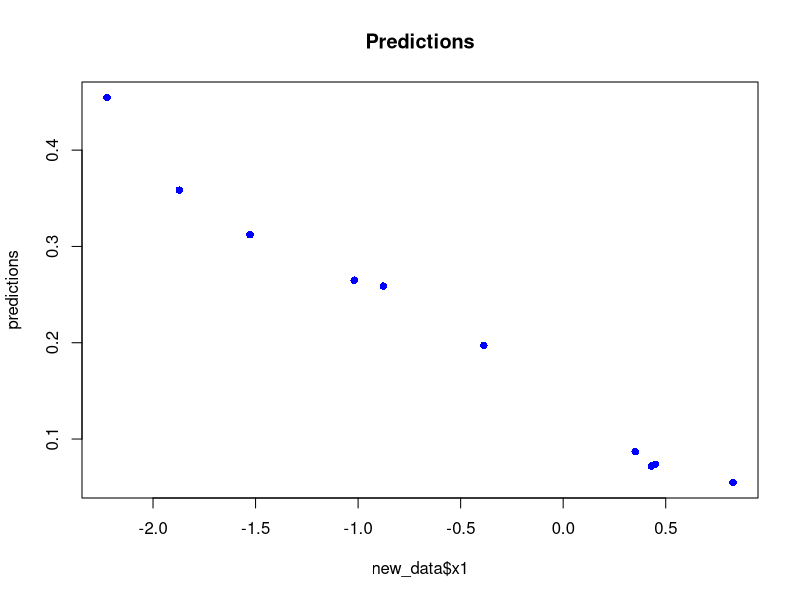
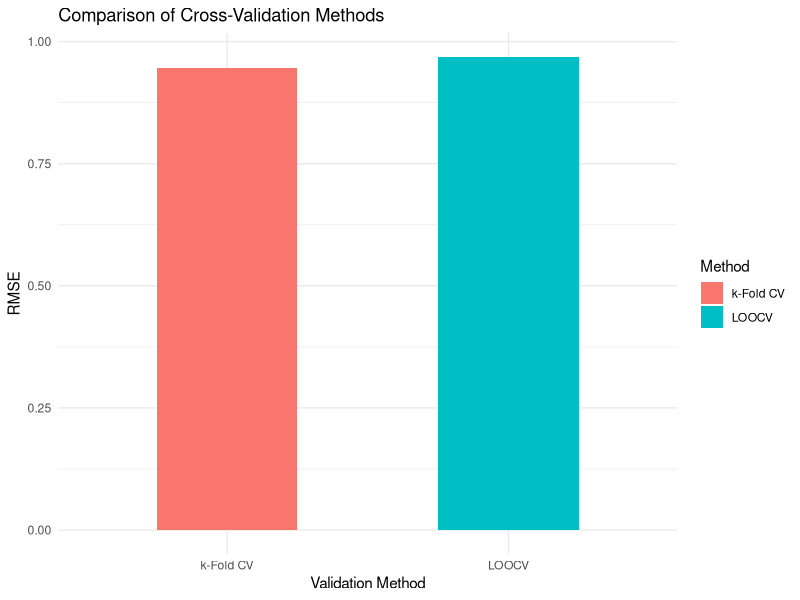

Write the R code that produced these figures, in order. (Note: this script raises an error after producing the figures.)
## ---- chunk 1
# Load necessary libraries
library(caret)

# Simulate some example data
set.seed(123)
n <- 100
df <- data.frame(
  x1 = rnorm(n),
  x2 = rnorm(n),
  y = rnorm(n)
)

# Define train control with k-fold cross-validation
train_control <- trainControl(
  method = "cv",       # Cross-validation
  number = 5           # Number of folds
)

# Train a linear regression model
set.seed(123)
model <- train(
  y ~ x1 + x2,         # Formula
  data = df,           # Dataset
  method = "lm",       # Linear model
  trControl = train_control # Train control settings
)

# View model results
print(model)

## ---- chunk 2
# Simulate new data
new_data <- data.frame(
  x1 = rnorm(10),   # 10 new samples
  x2 = rnorm(10)
)

# Use the trained model to predict
predictions <- predict(model, new_data)

# Print predictions
print(predictions)

## ---- chunk 3
# LOOCV settings
train_control_loocv <- trainControl(
  method = "LOOCV"     # Leave-One-Out Cross-Validation
)

# Train a linear regression model with LOOCV
set.seed(123)
model_loocv <- train(
  y ~ x1 + x2,
  data = df,
  method = "lm",
  trControl = train_control_loocv
)

# View model results
print(model_loocv)

## ---- chunk 4
# Predict using the model trained with LOOCV
predictions_loocv <- predict(model_loocv, new_data)

# Print predictions
print(predictions_loocv)

## ---- chunk 5
# Simulate classification data
set.seed(123)
df_class <- data.frame(
  x1 = rnorm(n),
  x2 = rnorm(n),
  y = factor(sample(c("A", "B"), n, replace = TRUE))
)

library(MLmetrics)
# Define stratified k-fold cross-validation
train_control_stratified <- trainControl(
  method = "cv",
  number = 5,
  classProbs = TRUE,    # Enables probability estimates
  summaryFunction = multiClassSummary # Multi-class metrics
)

# Train a logistic regression model
set.seed(123)
model_class <- train(
  y ~ x1 + x2,
  data = df_class,
  method = "glm",
  family = binomial,
  trControl = train_control_stratified
)

# View model results
print(model_class)

## ---- chunk 6
# Predict probabilities
probabilities <- predict(model_class, new_data, type = "prob")

# Predict classes
predicted_classes <- predict(model_class, new_data, type = "raw")

# Combine results
results <- data.frame(
  new_data,
  Predicted_Class = predicted_classes,
  Prob_A = probabilities[, "A"],  # Probability of class "A"
  Prob_B = probabilities[, "B"]   # Probability of class "B"
)

# Print predictions
print(results)

## ---- chunk 7
# For regression
plot(new_data$x1, predictions, col = "blue", pch = 16, main = "Predictions")
# For classification
table(Predicted = predicted_classes)


## ---- chunk 8
# Load libraries
library(caret)

# Simulate data
set.seed(123)
data <- data.frame(
  x1 = rnorm(100),
  x2 = rnorm(100),
  y = rnorm(100)  # For regression
)
## ---- chunk 9
# k-Fold Cross-Validation (e.g., 5 folds)
control_kfold <- trainControl(
  method = "cv", 
  number = 5,   # Number of folds
  savePredictions = "final"
)

# Leave-One-Out Cross-Validation (LOOCV)
control_loocv <- trainControl(
  method = "LOOCV", 
  savePredictions = "final"
)

# Train models using caret
set.seed(123)
model_kfold <- train(
  y ~ ., 
  data = data, 
  method = "lm",  # Linear regression
  trControl = control_kfold
)

set.seed(123)
model_loocv <- train(
  y ~ ., 
  data = data, 
  method = "lm", 
  trControl = control_loocv
)
## ---- chunk 10
# Extract RMSE for k-Fold
kfold_rmse <- model_kfold$results$RMSE
cat("k-Fold RMSE:", kfold_rmse, "\n")

# Extract RMSE for LOOCV
loocv_rmse <- model_loocv$results$RMSE
cat("LOOCV RMSE:", loocv_rmse, "\n")
## ---- chunk 11
comparison <- data.frame(
  Method = c("k-Fold CV", "LOOCV"),
  RMSE = c(kfold_rmse, loocv_rmse)
)

print(comparison)
## ---- chunk 12
library(ggplot2)

ggplot(comparison, aes(x = Method, y = RMSE, fill = Method)) +
  geom_bar(stat = "identity", width = 0.5) +
  theme_minimal() +
  labs(
    title = "Comparison of Cross-Validation Methods",
    y = "RMSE",
    x = "Validation Method"
  )
## ---- chunk 13
# Load required libraries
library(caret)
library(ggplot2)
library(dplyr)

# Simulate data
set.seed(123)
data <- data.frame(
  x1 = rnorm(100),
  x2 = rnorm(100),
  y = rnorm(100)  # For regression
)

# Define train controls for k-Fold and LOOCV
control_kfold <- trainControl(method = "cv", number = 5, savePredictions = "final")
control_loocv <- trainControl(method = "LOOCV", savePredictions = "final")

# Train models
set.seed(123)
model_kfold <- train(y ~ ., data = data, method = "lm", trControl = control_kfold)

set.seed(123)
model_loocv <- train(y ~ ., data = data, method = "lm", trControl = control_loocv)

# Extract metrics
metrics <- data.frame(
  Method = c("k-Fold CV", "LOOCV"),
  RMSE = c(model_kfold$results$RMSE, model_loocv$results$RMSE),
  MAE = c(model_kfold$results$MAE, model_loocv$results$MAE),
  R2 = c(model_kfold$results$Rsquared, model_loocv$results$Rsquared)
)

# Print comparison table
print(metrics)

# Convert metrics to long format for plotting
metrics_long <- metrics %>%
  pivot_longer(cols = -Method, names_to = "Metric", values_to = "Value")

# Plot comparison of metrics
ggplot(metrics_long, aes(x = Metric, y = Value, fill = Method)) +
  geom_bar(stat = "identity", position = "dodge", width = 0.6) +
  theme_minimal() +
  labs(
    title = "Comparison of Accuracy Metrics",
    x = "Metric",
    y = "Value"
  ) +
  scale_fill_manual(values = c("k-Fold CV" = "steelblue", "LOOCV" = "orange"))

## ---- chunk 14
# Cross-validation function
rolling_cv <- function(ts_data, initial_window, horizon) {
  n <- length(ts_data)
  errors <- numeric() # Store forecast errors
  
  for (i in seq(initial_window, n - horizon)) {
    # Training and test sets
    train <- ts_data[1:i]
    test <- ts_data[(i + 1):(i + horizon)]
    
    # Fit ARIMA model on the training set
    model <- auto.arima(train)
    
    # Forecast for the test set
    forecast <- forecast(model, h = horizon)
    
    # Calculate forecast error (e.g., RMSE)
    error <- sqrt(mean((forecast$mean - test)^2))
    errors <- c(errors, error)
  }
  
  # Return the errors
  return(errors)
}

# Perform rolling window CV
set.seed(123)
cv_errors <- rolling_cv(ts_data, initial_window = 60, horizon = 1)

# Summary of errors
mean(cv_errors)  # Average RMSE
## ---- chunk 15
expanding_cv <- function(ts_data, horizon) {
  n <- length(ts_data)
  errors <- numeric()
for (i in seq(1, n - horizon)) {
    # Training and test sets
    train <- ts_data[1:i]
    test <- ts_data[(i + 1):(i + horizon)]
    
    # Fit ARIMA model on the training set
    model <- auto.arima(train)
    
    # Forecast for the test set
    forecast <- forecast(model, h = horizon)
    
    # Calculate forecast error (e.g., RMSE)
    error <- sqrt(mean((forecast$mean - test)^2))
    errors <- c(errors, error)
  }
  
  # Return the errors
  return(errors)
}

# Perform expanding window CV
set.seed(123)
expanding_errors <- expanding_cv(ts_data, horizon = 1)

# Summary of errors
mean(expanding_errors)  # Average RMSE
